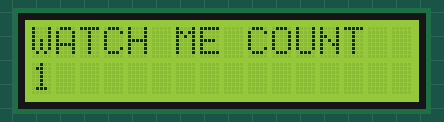
Recording of a sketch running on a simulated Arduino Uno, built with avr-gcc and run on an emulated ATmega328P. On the bench: 16×2 character LCD.

Above: at 0.1 s.
At 1.1 s:
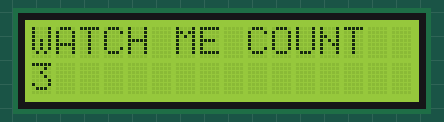
At 1.6 s:
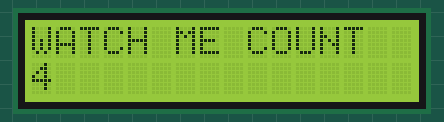
At 2.6 s:
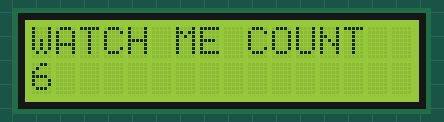
At 4.1 s:
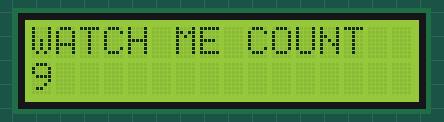
At 5.6 s:
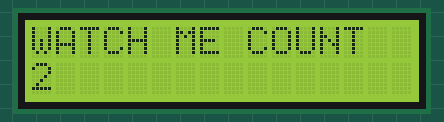

Measured:
- by itself, everything shown: repeats every 5.0 s, in 11 steps
- what the display in image 1 shows lasts 0.5 s, from 1.1 s to 1.6 s

The sketch:

48_lcd_display.ino
```cpp
#include <LiquidCrystal.h>
// LCD 1602 attached to following pins.
int rs = 7, en = 8, d4 = 9, d5 = 10, d6 = 11, d7 = 12;
int pause = 500;
LiquidCrystal lcd(rs, en, d4, d5, d6, d7);

void setup() {
  // Our LCD has 16 columns and 2 rows
  lcd.begin(16, 2);
}

void loop() {
  lcd.setCursor(0, 0);
  lcd.print("WATCH ME COUNT");
  for(int j=1; j<=10; j++){
    lcd.setCursor(0, 1);
    lcd.print(j);
    delay(pause);
  }
  lcd.clear();
}
```
